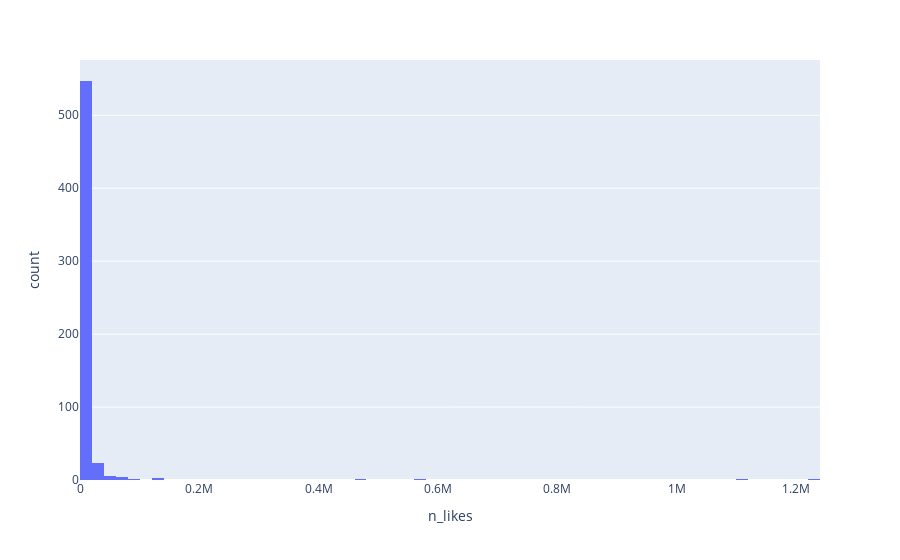

Notebook code for this chart:
### Code cell
plot(df_videos_dec_urls, "n_likes")

### Figure 1 — Plotly figure (JSON) as saved in the notebook; plotly's stock layout.template omitted (floating-point values rounded to 4 significant figures; data arrays with more than 128 entries replaced by an {"elided": "..."} marker saying what was removed)
{"data": [{"alignmentgroup": "True", "bingroup": "x", "hovertemplate": "n_likes=%{x}<br>count=%{y}<extra></extra>", "legendgroup": "", "marker": {"color": "#636efa", "pattern": {"shape": ""}}, "name": "", "offsetgroup": "", "orientation": "v", "showlegend": false, "type": "histogram", "x": {"elided": "596 int values"}, "xaxis": "x", "yaxis": "y"}], "layout": {"barmode": "relative", "legend": {"tracegroupgap": 0}, "margin": {"t": 60}, "xaxis": {"anchor": "y", "domain": [0, 1], "title": {"text": "n_likes"}}, "yaxis": {"anchor": "x", "domain": [0, 1], "title": {"text": "count"}}}}
